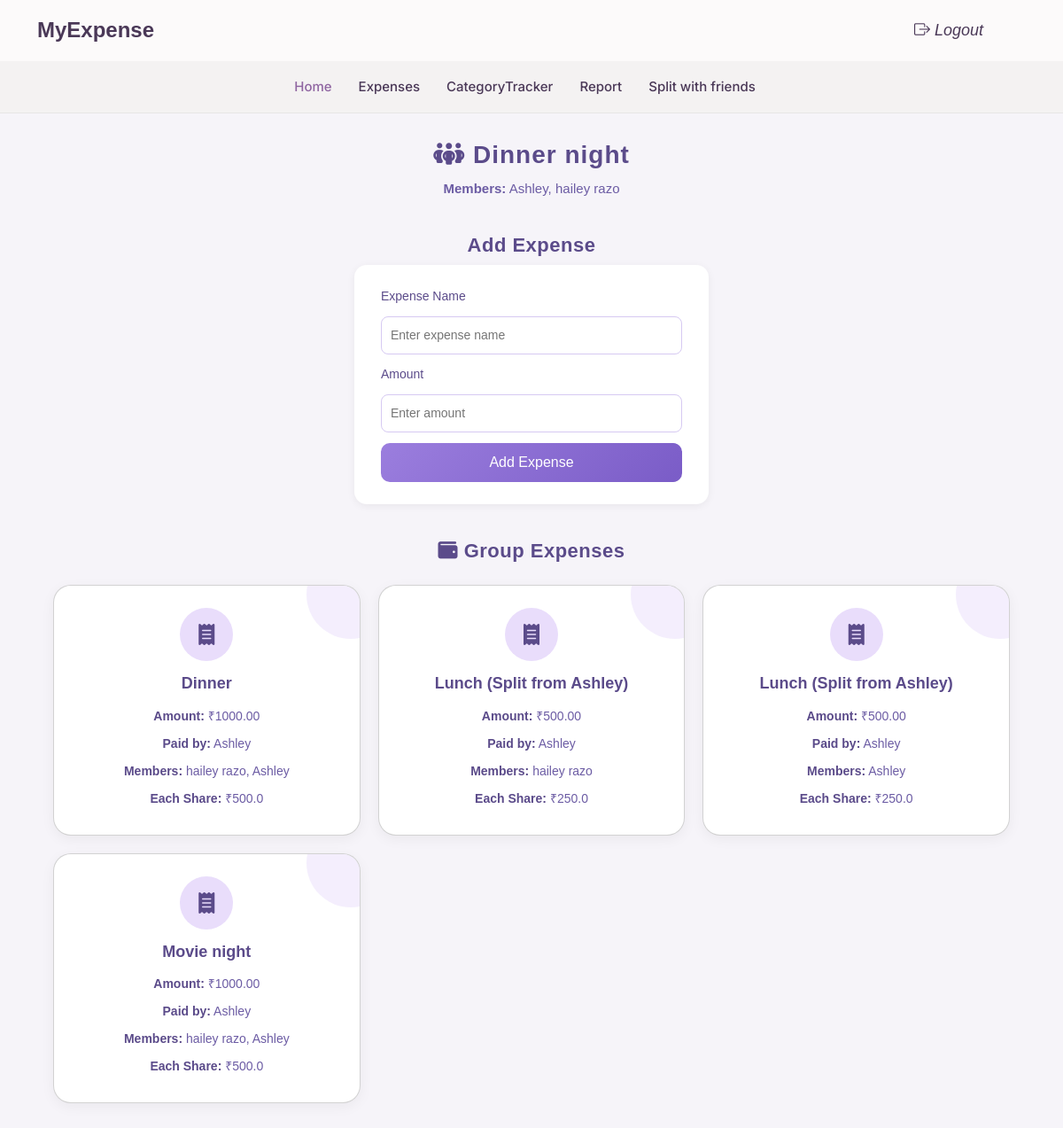
/group/1/, run on the app's committed database.
### app/models.py (models this page shows, shortened)
class Group(models.Model):
    name = models.CharField(max_length=100)
    members = models.ManyToManyField(User)

class Expense(models.Model):
    user = models.ForeignKey(User, on_delete=models.CASCADE)
    category = models.ForeignKey(Category, on_delete=models.CASCADE, null=True, blank=True)
    amount = models.DecimalField(max_digits=10, decimal_places=2)
    description = models.CharField(max_length=1000, blank=True, null=True)
    date = models.DateField(default=None, null=True, blank=True)

### app/views.py (the view, shortened to what this page needs)
# urls.py: path('group/<int:id>/', views.Group_detail, name='group_detail'),
def Group_detail(request, id):
    group = Group.objects.get(id=id)
    members = group.members.all()
    split_expenses = SplitExpense.objects.filter(group=group).order_by('-id')
    grouped_data = {}
    for se in split_expenses:
        exp_id = se.expense.id
        if exp_id not in grouped_data:
            grouped_data[exp_id] = {
                'description': se.expense.description,
                'amount': se.expense.amount,
                'owner': se.owner_shared.username,
                'members': [],
                'split_amount': float(se.expense.amount) / group.members.count(),
            }
        grouped_data[exp_id]['members'].append(se.friend_shared.username)
    return render(request, 'group_details.html', {
        'group': group,
        'grouped_data': grouped_data.values(),
    })

### template/group_details.html (shortened to what this page needs)
{% include 'user_header.html' %}
<!DOCTYPE html>
<html lang="en">
<head>
  <link href="https://cdnjs.cloudflare.com/ajax/libs/font-awesome/6.4.0/css/all.min.css" rel="stylesheet">
</head>
<body>
  <h2><i class="fa-solid fa-people-group"></i> {{ group.name }}</h2>
  <p>
    <strong>Members:</strong>
    {% for m in group.members.all %}
      {{ m.username }}{% if not forloop.last %}, {% endif %}
    {% endfor %}
  </p>
  <h3>Add Expense</h3>
  <div class="form-container">
    <form action="{% url 'group_detail' group.id %}" method="post">
      <label>Expense Name</label>
      <input type="text" name="description" placeholder="Enter expense name" required>
      <label>Amount</label>
      <input type="number" name="amount" step="0.01" placeholder="Enter amount" required>
      <button type="submit">Add Expense</button>
    </form>
  </div>
  <h3><i class="fa-solid fa-wallet"></i> Group Expenses</h3>
  {% if grouped_data %}
  <div class="grid">
    {% for g in grouped_data %}
      <div class="card">
        <div class="icon"><i class="fa-solid fa-receipt"></i></div>
        <h4>{{ g.description }}</h4>
        <p><span class="highlight">Amount:</span> ₹{{ g.amount }}</p>
        <p><span class="highlight">Paid by:</span> {{ g.owner }}</p>
        <p><span class="highlight">Members:</span>
          {% for member in g.members %}
            {{ member }}{% if not forloop.last %}, {% endif %}
          {% endfor %}
        </p>
        <p><span class="highlight">Each Share:</span> ₹{{ g.split_amount }}</p>
      </div>
    {% endfor %}
  </div>
  {% else %}
    <p class="no-expense">No expenses added yet</p>
  {% endif %}
</body>
</html>

### template/group_details.html (style rules this page uses)
body { font-family: 'Poppins', sans-serif; background: #f6f4f9; margin: 0; padding: 0; }
h2 { text-align: center; font-size: 28px; font-weight: 600; margin: 30px 0 10px; color: #5b4b8a; letter-spacing: 1px; }
p { text-align: center; color: #6c5ca4; font-size: 15px; margin-bottom: 30px; }
.form-container { display: flex; justify-content: center; margin-bottom: 30px; }
form { display: flex; flex-direction: column; gap: 12px; width: 100%; max-width: 400px; background: #fff; padding: 25px 30px; border-radius: 14px; box-shadow: 0 2px 10px rgba(0, 0, 0, 0.06); }
form label { font-weight: 500; color: #5b4b8a; font-size: 14px; }
form input { padding: 10px; border: 1.5px solid #d6c9f2; border-radius: 8px; font-size: 14px; transition: all 0.3s ease; }
form button { background: linear-gradient(135deg, #9b7ede, #7a5cc7); color: #fff; border: none; padding: 10px; border-radius: 10px; cursor: pointer; transition: 0.3s; font-weight: 500; }
h3 { text-align: center; font-size: 22px; font-weight: 600; color: #5b4b8a; margin-top: 40px; letter-spacing: 0.5px; }
.grid { display: grid; grid-template-columns: repeat(auto-fit, minmax(260px, 1fr)); gap: 20px; width: 90%; margin: 25px auto 50px; }
.card { background: #fff; border-radius: 20px; box-shadow: 0 4px 15px rgba(0, 0, 0, 0.05); padding: 25px 20px; text-align: center; transition: transform 0.2s ease, box-shadow 0.2s ease; position: relative; overflow: hidden; }
.card::before { content: ""; position: absolute; top: -40px; right: -40px; width: 100px; height: 100px; background: #e9ddfb; border-radius: 50%; opacity: 0.5; }
.icon { width: 60px; height: 60px; background: #e9ddfb; border-radius: 50%; display: flex; align-items: center; justify-content: center; margin: auto; font-size: 24px; color: #5b4b8a; margin-bottom: 15px; }
.card h4 { font-size: 18px; font-weight: 600; color: #5b4b8a; margin-bottom: 10px; }
.card p { margin: 5px 0; font-size: 14px; color: #6c5ca4; }
.card .highlight { font-weight: 600; color: #5b4b8a; }

### data on the page
Group: name "Dinner night"
Expense: description "Dinner", amount "1000.00"
Expense: description "Lunch (Split from Ashley)", amount "500.00"
Expense: description "Lunch (Split from Ashley)", amount "500.00"
Expense: description "Movie night", amount "1000.00"

### other printed values
{{ m.username }} "Ashley"
{{ m.username }} "hailey razo"
{{ g.owner }} "Ashley" "Ashley" "Ashley" "Ashley"
{{ member }} "hailey razo" "Ashley" "hailey razo" "Ashley" "hailey razo" "Ashley"
{{ g.split_amount }} "500.0" "250.0" "250.0" "500.0"
